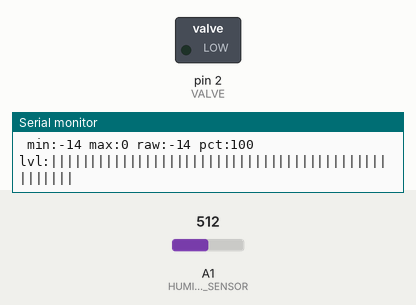
Bench run of a sketch on a simulated Arduino Uno, built with avr-gcc and run on an emulated ATmega328P. Parts: switched loads named in the sketch (green lamp = pin HIGH), the last lines printed to the serial monitor. The test bench sets the inputs (shaded band); at power-on: A1 (HUMIDITY_SENSOR) = 512.

Above: at 1.2 s.
1.3 s: A1 (HUMIDITY_SENSOR) set to 567
3.4 s: A1 (HUMIDITY_SENSOR) set to 596
At 4.7 s:
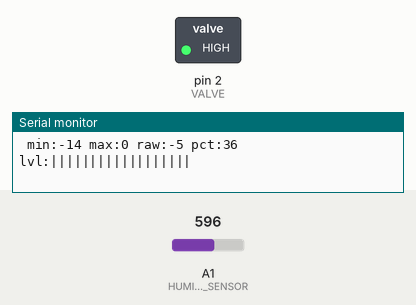
Timing chart, 0 to 6.4 s (numbered marks = the images above; inputs shaded):
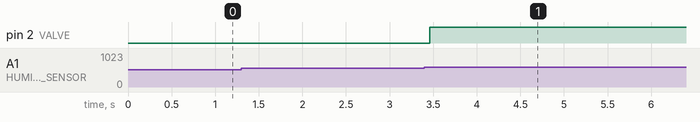

Measured:
- the behaviour switches between 585 and 586 on A1 (HUMIDITY_SENSOR) (found by bisection; images 0 and 1)
- after the input at 3.4 s, pin 2 (VALVE): LOW → HIGH after 0.06 s

The sketch:

drizzle.ino
```cpp
// static
#define HUMIDITY_SENSOR A1
#define VALVE 2
#define EHUM_LIMIT 50

// var
int ehum_raw;
short ehum_pct;
short ehum_min;
short ehum_max;

void setup(){
  pinMode(HUMIDITY_SENSOR, INPUT);
  pinMode(VALVE, OUTPUT);

  ehum_raw = 0;
  ehum_pct = 0;
  ehum_min = 1023;
  ehum_max = 0;

  Serial.begin(9600);
}

void loop(){
  // reset data
  ehum_raw= 0;
  // collect data
  for (byte i=0; i<100; i++){
    // earth humidity
    ehum_raw += analogRead(HUMIDITY_SENSOR);
  }
  // calculate average
  ehum_raw = ehum_raw / 1000;
  // set boundaries
  if (ehum_raw > ehum_max){
    ehum_max = ehum_raw;
  }
  if (ehum_raw < ehum_min){
    ehum_min = ehum_raw;
  }
  // map percentage
  ehum_pct = map(ehum_raw, ehum_min, ehum_max, 100, 0);
  // log data
  Serial.print("\n");
  Serial.print(" min:");
  Serial.print(ehum_min);
  Serial.print(" max:");
  Serial.print(ehum_max);
  Serial.print(" raw:");
  Serial.print(ehum_raw);
  Serial.print(" pct:");
  Serial.print(ehum_pct);
  Serial.print(" lvl:");

  for (int i=ehum_pct/2; i>0; i--){
    Serial.print("|");
  }

  if (ehum_pct < EHUM_LIMIT){
    digitalWrite(VALVE, HIGH);
  }
  else {
    digitalWrite(VALVE, LOW);
  }
}
```
